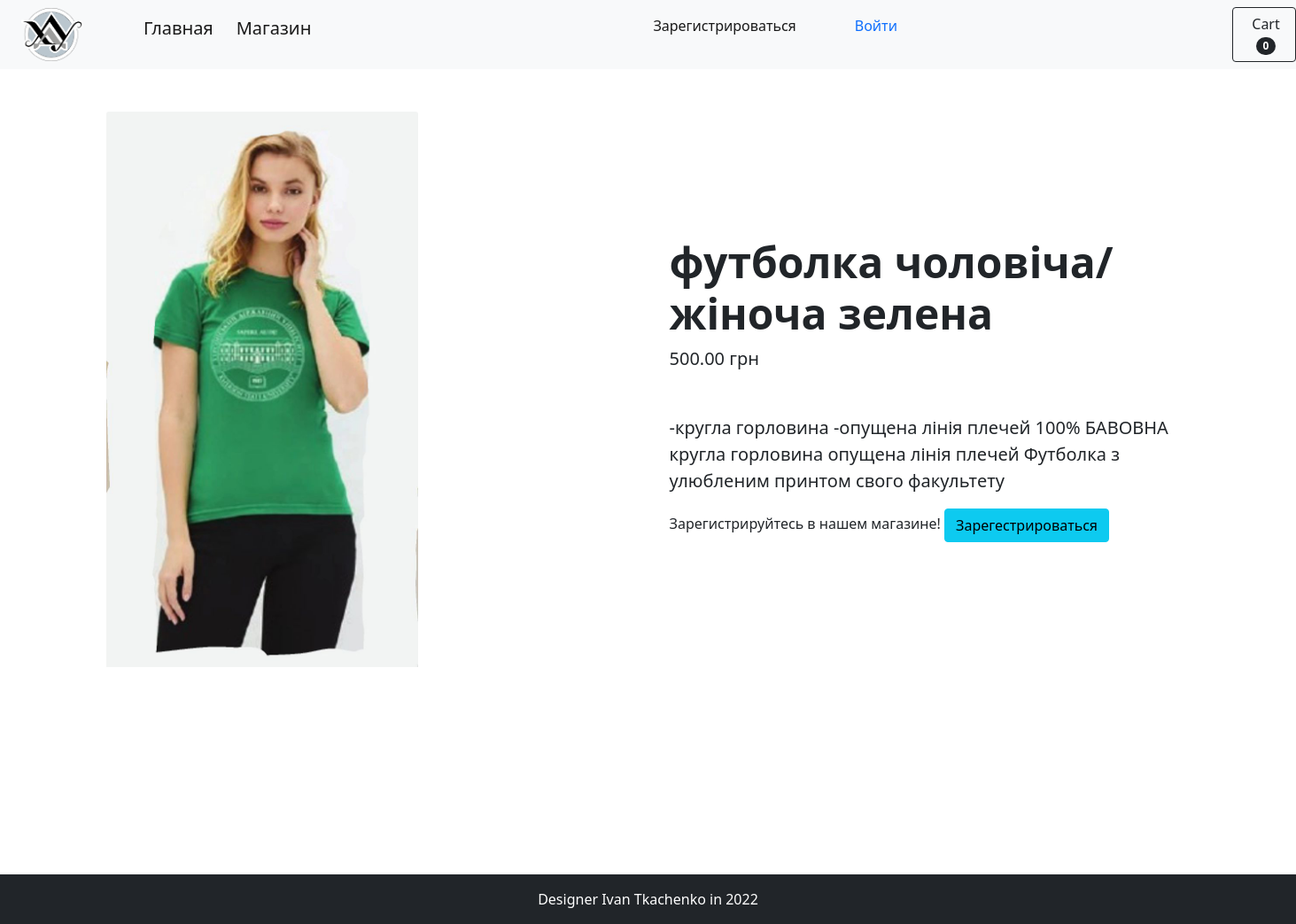
/shop/product/43, run on the app's committed database.
### app/models.py (models this page shows, shortened)
class Product(models. Model):
    CUPS = 'cups'
    T_SHIRTS = 't_shirts'
    CAPS = 'caps'
    PENS = 'pens'
    CATEGORY_GROUP = {
        (CUPS, 'cups'),
        (T_SHIRTS, 't_shirts'),
        (CAPS, 'caps'),
        (PENS, 'pens')
    }
    category = models.CharField(blank=False, max_length=30, choices=CATEGORY_GROUP, verbose_name='Категории')
    name = models.CharField(blank=False, max_length=64, verbose_name='Название')
    price = models.DecimalField(max_digits=12, decimal_places=2, blank=False, verbose_name='Цена')
    description = models.TextField(null=True, verbose_name='Описание')
    remainder = models.BooleanField(default=0, blank=False, verbose_name='Остаток')
    img = models.ImageField(upload_to='product_img', blank=True, verbose_name='Изображение')

### app/views.py (the view)
# urls.py: path('shop/product/<int:product_id>', product, name='product'),
def product(request, product_id,):
    product = get_object_or_404(Product,
                                id=product_id),
    cart_product_form = CartAddProductForm()
    return render(request, 'shop/product.html',
                  {'product': product, 'cart_product_form': cart_product_form})

### cart/cart.py (called while the page is built)
    def __len__(self):
        return sum(item['quantity'] for item in self.cart.values())

### cart/context_processors.py (called while the page is built)
def cart(request):
    return {'cart': Cart(request)}

### app/templates/shop/product.html (shortened to what this page needs)
{% extends 'shop/main.html' %}
{% load static %}
{% block content %}
<section class="main-section" id="service">
    {% for prod in product%}
    <div class="container px-4 px-lg-5 my-5">
                <div class="row gx-4 gx-lg-5 align-items-center">
                    <div class="col-md-6"><img class="card-img-top mb-5 mb-md-0" src="{{ prod.img.url }}" alt="..." style="width:60%" /></div>
                    <div class="col-md-6">
                        <h1 class="display-5 fw-bolder">{{ prod.name }}</h1>
                        <div class="fs-5 mb-5">
                            <span>{{ prod.price }} грн</span>
                        </div>
                        <p class="lead">{{ prod.description }}</p>
                        {% if request.user.is_authenticated %}
                            <form action="{% url 'cart:cart_add' prod.id %}" method="post">
                                {{ cart_product_form }}
                                {% csrf_token %}
                                <input type="submit" value="Добавить в корзину">
                                {% else %}
                                Зарегистрируйтесь в нашем магазине!
                                <button onclick="window.location.href = {% url 'register' %}"
                                        type="submit" class="btn btn-info">Зарегестрироваться
                                </button>
                        {% endif %}
                    </div>
                </div>
            </div>
    {% endfor %}
</section>
{% endblock content %}

### data on the page
Product: img (picture), name "футболка чоловіча/жіноча зелена", price "500.00", description "-кругла горловина -опущена лінія плечей 100% БАВОВНА кругла горловина опущена лінія плечей Футболка з улюбленим принтом свого факультету"
